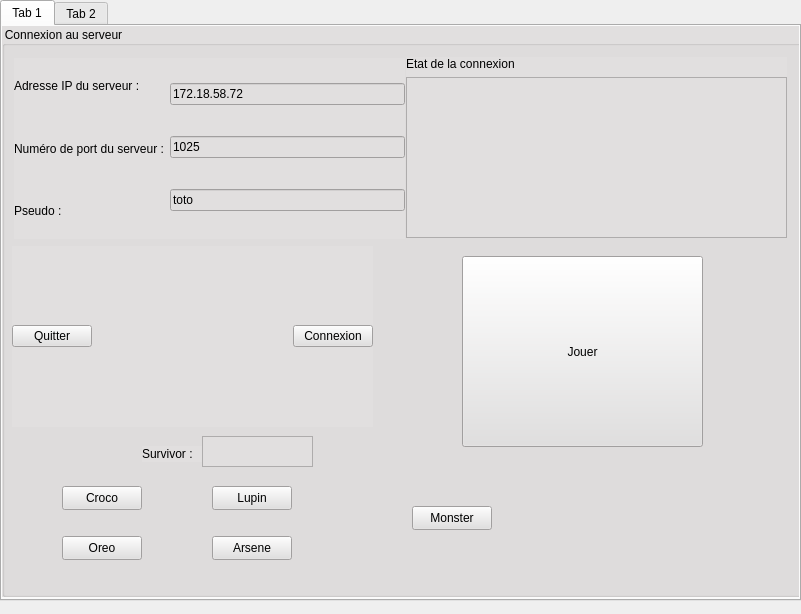
<?xml version="1.0" encoding="UTF-8"?>
<ui version="4.0">
 <class>ClientWidget</class>
 <widget class="QWidget" name="ClientWidget">
  <property name="geometry">
   <rect>
    <x>0</x>
    <y>0</y>
    <width>801</width>
    <height>614</height>
   </rect>
  </property>
  <property name="windowTitle">
   <string>ClientWidget</string>
  </property>
  <widget class="QTabWidget" name="tabWidget">
   <property name="geometry">
    <rect>
     <x>0</x>
     <y>0</y>
     <width>801</width>
     <height>601</height>
    </rect>
   </property>
   <property name="currentIndex">
    <number>0</number>
   </property>
   <widget class="QWidget" name="tab">
    <attribute name="title">
     <string>Tab 1</string>
    </attribute>
    <widget class="QGroupBox" name="groupBoxConnexionServeur">
     <property name="geometry">
      <rect>
       <x>0</x>
       <y>0</y>
       <width>801</width>
       <height>571</height>
      </rect>
     </property>
     <property name="styleSheet">
      <string notr="true">background-color: rgb(225, 223, 223);</string>
     </property>
     <property name="title">
      <string>Connexion au serveur</string>
     </property>
     <widget class="QWidget" name="layoutWidget">
      <property name="geometry">
       <rect>
        <x>404</x>
        <y>31</y>
        <width>381</width>
        <height>181</height>
       </rect>
      </property>
      <layout class="QVBoxLayout" name="verticalLayout">
       <item>
        <widget class="QLabel" name="labelEtatConnexion">
         <property name="text">
          <string>Etat de la connexion</string>
         </property>
        </widget>
       </item>
       <item>
        <widget class="QTextEdit" name="textEditEtat"/>
       </item>
      </layout>
     </widget>
     <widget class="QWidget" name="layoutWidget">
      <property name="geometry">
       <rect>
        <x>12</x>
        <y>32</y>
        <width>391</width>
        <height>181</height>
       </rect>
      </property>
      <layout class="QHBoxLayout" name="horizontalLayout">
       <item>
        <layout class="QVBoxLayout" name="verticalLayout_3">
         <item>
          <widget class="QLabel" name="labelAdresseServeur">
           <property name="text">
            <string>Adresse IP du serveur : </string>
           </property>
          </widget>
         </item>
         <item>
          <widget class="QLabel" name="labelNumeroPortServeur">
           <property name="text">
            <string>Numéro de port du serveur :</string>
           </property>
          </widget>
         </item>
         <item>
          <widget class="QLabel" name="labelPseudo">
           <property name="text">
            <string>Pseudo :</string>
           </property>
          </widget>
         </item>
        </layout>
       </item>
       <item>
        <layout class="QVBoxLayout" name="verticalLayout_2">
         <item>
          <widget class="QLineEdit" name="lineEditAdresseIPServeur">
           <property name="text">
            <string>172.18.58.72</string>
           </property>
          </widget>
         </item>
         <item>
          <widget class="QLineEdit" name="lineEditPort">
           <property name="text">
            <string>1025</string>
           </property>
          </widget>
         </item>
         <item>
          <widget class="QLineEdit" name="lineEditPseudo">
           <property name="text">
            <string>toto</string>
           </property>
          </widget>
         </item>
        </layout>
       </item>
      </layout>
     </widget>
     <widget class="QPushButton" name="pushButtonJouer">
      <property name="geometry">
       <rect>
        <x>460</x>
        <y>230</y>
        <width>241</width>
        <height>191</height>
       </rect>
      </property>
      <property name="text">
       <string>Jouer</string>
      </property>
     </widget>
     <widget class="QWidget" name="layoutWidget">
      <property name="geometry">
       <rect>
        <x>10</x>
        <y>220</y>
        <width>361</width>
        <height>181</height>
       </rect>
      </property>
      <layout class="QHBoxLayout" name="horizontalLayout_2">
       <item>
        <widget class="QPushButton" name="pushButtonQuitter">
         <property name="text">
          <string>Quitter</string>
         </property>
        </widget>
       </item>
       <item>
        <spacer name="horizontalSpacer">
         <property name="orientation">
          <enum>Qt::Horizontal</enum>
         </property>
         <property name="sizeHint" stdset="0">
          <size>
           <width>40</width>
           <height>20</height>
          </size>
         </property>
        </spacer>
       </item>
       <item>
        <widget class="QPushButton" name="pushButtonConnexion">
         <property name="text">
          <string>Connexion</string>
         </property>
        </widget>
       </item>
      </layout>
     </widget>
     <widget class="QPushButton" name="pushButtonMonster">
      <property name="geometry">
       <rect>
        <x>410</x>
        <y>480</y>
        <width>80</width>
        <height>24</height>
       </rect>
      </property>
      <property name="text">
       <string>Monster</string>
      </property>
     </widget>
     <widget class="QPushButton" name="pushButtonCroco">
      <property name="geometry">
       <rect>
        <x>60</x>
        <y>460</y>
        <width>80</width>
        <height>24</height>
       </rect>
      </property>
      <property name="text">
       <string>Croco</string>
      </property>
     </widget>
     <widget class="QPushButton" name="pushButtonLupin">
      <property name="geometry">
       <rect>
        <x>210</x>
        <y>460</y>
        <width>80</width>
        <height>24</height>
       </rect>
      </property>
      <property name="text">
       <string>Lupin</string>
      </property>
     </widget>
     <widget class="QPushButton" name="pushButtonOreo">
      <property name="geometry">
       <rect>
        <x>60</x>
        <y>510</y>
        <width>80</width>
        <height>24</height>
       </rect>
      </property>
      <property name="text">
       <string>Oreo</string>
      </property>
     </widget>
     <widget class="QPushButton" name="pushButtonArsene">
      <property name="geometry">
       <rect>
        <x>210</x>
        <y>510</y>
        <width>80</width>
        <height>24</height>
       </rect>
      </property>
      <property name="text">
       <string>Arsene</string>
      </property>
     </widget>
     <widget class="QLabel" name="label">
      <property name="geometry">
       <rect>
        <x>140</x>
        <y>420</y>
        <width>81</width>
        <height>16</height>
       </rect>
      </property>
      <property name="text">
       <string>Survivor : </string>
      </property>
     </widget>
     <widget class="QTextEdit" name="textEditSurvivor">
      <property name="geometry">
       <rect>
        <x>200</x>
        <y>410</y>
        <width>111</width>
        <height>31</height>
       </rect>
      </property>
     </widget>
    </widget>
   </widget>
   <widget class="QWidget" name="tab_2">
    <attribute name="title">
     <string>Tab 2</string>
    </attribute>
    <widget class="QGraphicsView" name="maVue">
     <property name="geometry">
      <rect>
       <x>10</x>
       <y>10</y>
       <width>680</width>
       <height>510</height>
      </rect>
     </property>
     <property name="verticalScrollBarPolicy">
      <enum>Qt::ScrollBarAlwaysOff</enum>
     </property>
     <property name="horizontalScrollBarPolicy">
      <enum>Qt::ScrollBarAlwaysOff</enum>
     </property>
    </widget>
   </widget>
  </widget>
 </widget>
 <resources/>
 <connections>
  <connection>
   <sender>pushButtonQuitter</sender>
   <signal>clicked()</signal>
   <receiver>ClientWidget</receiver>
   <slot>close()</slot>
   <hints>
    <hint type="sourcelabel">
     <x>75</x>
     <y>326</y>
    </hint>
    <hint type="destinationlabel">
     <x>147</x>
     <y>307</y>
    </hint>
   </hints>
  </connection>
 </connections>
</ui>
